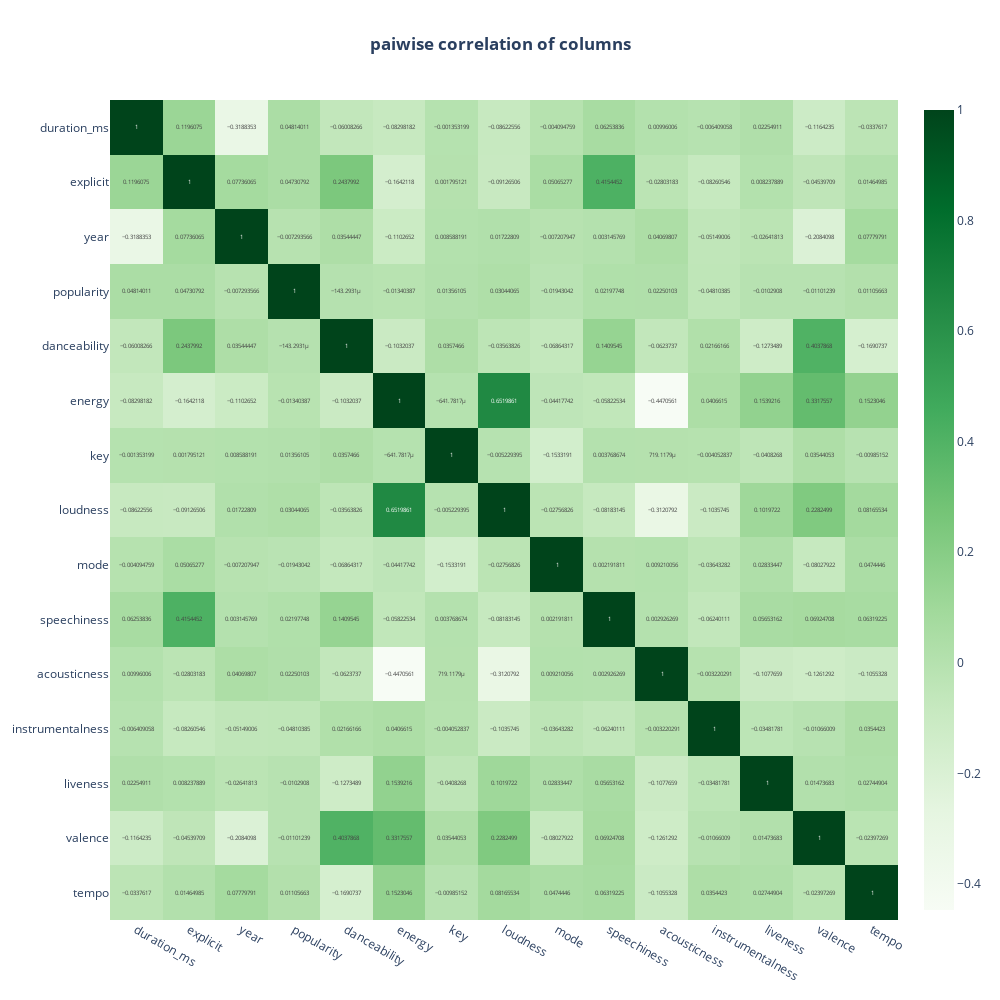

The notebook cell saved with this chart:
### Code cell
fig=px.imshow(df.corr(),text_auto=True, height=1000,width=1000,color_continuous_scale=px.colors.sequential.Greens,aspect='auto',title='<b>paiwise correlation of columns')
fig.update_layout(title_x=0.5)
fig.show()

### Figure 1 — Plotly figure (JSON) as saved in the notebook; plotly's stock layout.template omitted (floating-point values rounded to 4 significant figures; data arrays with more than 128 entries replaced by an {"elided": "..."} marker saying what was removed)
{"data": [{"coloraxis": "coloraxis", "name": "0", "texttemplate": "%{z}", "x": ["duration_ms", "explicit", "year", "popularity", "danceability", "energy", "key", "loudness", "mode", "speechiness", "acousticness", "instrumentalness", "liveness", "valence", "tempo"], "y": ["duration_ms", "explicit", "year", "popularity", "danceability", "energy", "key", "loudness", "mode", "speechiness", "acousticness", "instrumentalness", "liveness", "valence", "tempo"], "z": {"elided": "15x15 float values"}, "type": "heatmap", "xaxis": "x", "yaxis": "y", "hovertemplate": "x: %{x}<br>y: %{y}<br>color: %{z}<extra></extra>"}], "layout": {"xaxis": {"anchor": "y", "domain": [0, 1], "type": "category", "range": [-0.5, 14.5], "autorange": true}, "yaxis": {"anchor": "x", "domain": [0, 1], "autorange": true, "type": "category", "range": [14.5, -0.5]}, "coloraxis": {"colorscale": [[0, "rgb(247,252,245)"], [0.125, "rgb(229,245,224)"], [0.25, "rgb(199,233,192)"], [0.375, "rgb(161,217,155)"], [0.5, "rgb(116,196,118)"], [0.625, "rgb(65,171,93)"], [0.75, "rgb(35,139,69)"], [0.875, "rgb(0,109,44)"], [1, "rgb(0,68,27)"]]}, "title": {"text": "<b>paiwise correlation of columns", "x": 0.5}, "height": 1000, "width": 1000}}
